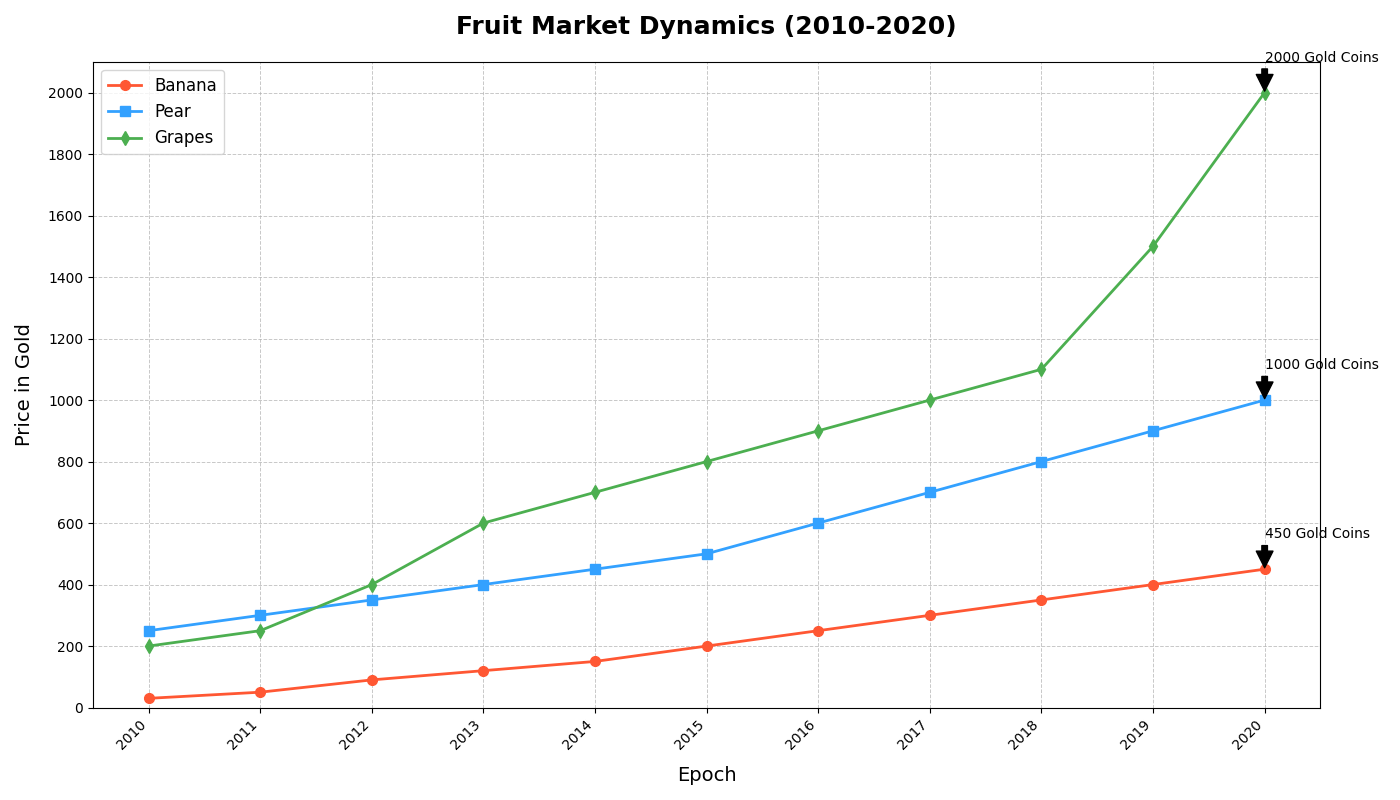

Source code (Python):
import matplotlib.pyplot as plt
import numpy as np

years = np.arange(2010, 2021)
apple_stock_prices = [30, 50, 90, 120, 150, 200, 250, 300, 350, 400, 450]
google_stock_prices = [250, 300, 350, 400, 450, 500, 600, 700, 800, 900, 1000]
amazon_stock_prices = [200, 250, 400, 600, 700, 800, 900, 1000, 1100, 1500, 2000]

# Initialize the plot
fig, ax = plt.subplots(figsize=(14, 8))

# Plot line graphs for the stock prices
ax.plot(years, apple_stock_prices, marker='o', linestyle='-', linewidth=2, markersize=7, label='Banana', color='#FF5733')
ax.plot(years, google_stock_prices, marker='s', linestyle='-', linewidth=2, markersize=7, label='Pear', color='#33A1FF')
ax.plot(years, amazon_stock_prices, marker='d', linestyle='-', linewidth=2, markersize=7, label='Grapes', color='#4CAF50')

# Titles and labels
ax.set_title('Fruit Market Dynamics (2010-2020)', fontsize=18, fontweight='bold', pad=20)
ax.set_xlabel('Epoch', fontsize=14, labelpad=10)
ax.set_ylabel('Price in Gold', fontsize=14, labelpad=10)

# Customize x-axis and y-axis
ax.set_xticks(years)
ax.set_xticklabels(years, rotation=45, ha='right')
ax.set_yticks(np.arange(0, 2100, 200))
ax.set_ylim(0, 2100)
ax.grid(True, which='both', linestyle='--', linewidth=0.7, alpha=0.7)

# Annotate the highest stock price for each company
max_price_idx = np.argmax(apple_stock_prices)
ax.annotate(f'{apple_stock_prices[max_price_idx]} Gold Coins', xy=(years[max_price_idx], apple_stock_prices[max_price_idx]), 
            xytext=(years[max_price_idx], apple_stock_prices[max_price_idx] + 100),
            arrowprops=dict(facecolor='black', shrink=0.05))

max_price_idx = np.argmax(google_stock_prices)
ax.annotate(f'{google_stock_prices[max_price_idx]} Gold Coins', xy=(years[max_price_idx], google_stock_prices[max_price_idx]), 
            xytext=(years[max_price_idx], google_stock_prices[max_price_idx] + 100),
            arrowprops=dict(facecolor='black', shrink=0.05))

max_price_idx = np.argmax(amazon_stock_prices)
ax.annotate(f'{amazon_stock_prices[max_price_idx]} Gold Coins', xy=(years[max_price_idx], amazon_stock_prices[max_price_idx]), 
            xytext=(years[max_price_idx], amazon_stock_prices[max_price_idx] + 100),
            arrowprops=dict(facecolor='black', shrink=0.05))

# Legend
ax.legend(loc='upper left', fontsize=12)

# Automatically adjust layout
plt.tight_layout()

# Show the plot
plt.show()
